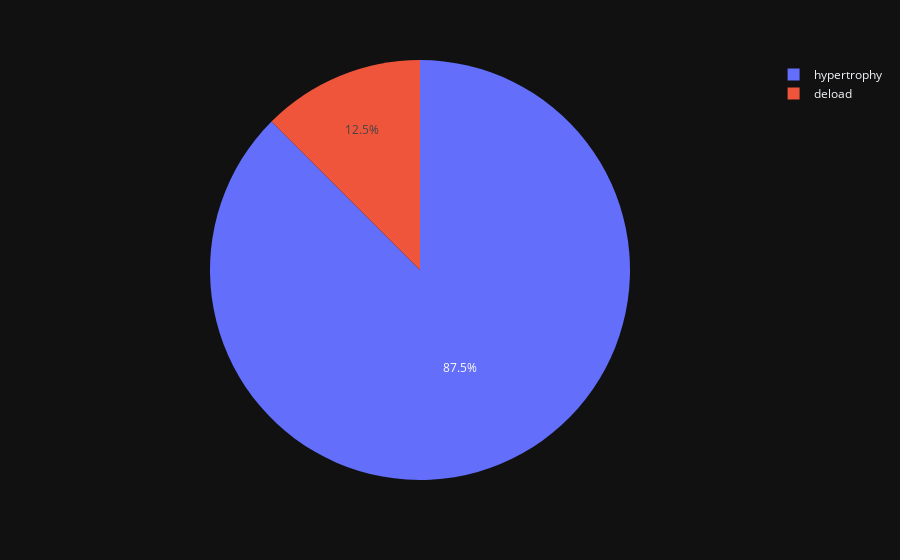

The cell this chart's notebook holds for it:
### Markdown cell above
Perfect exercise distribution

### Code cell
fig = px.pie(df, names = "program_phase",template='plotly_dark')
fig.show()

### Figure 1 — Plotly figure (JSON) as saved in the notebook; plotly's stock layout.template omitted (floating-point values rounded to 4 significant figures; data arrays with more than 128 entries replaced by an {"elided": "..."} marker saying what was removed)
{"data": [{"domain": {"x": [0, 1], "y": [0, 1]}, "hovertemplate": "program_phase=%{label}<extra></extra>", "labels": {"elided": "14000 str values"}, "legendgroup": "", "name": "", "showlegend": true, "type": "pie"}], "layout": {"legend": {"tracegroupgap": 0}, "margin": {"t": 60}}}
